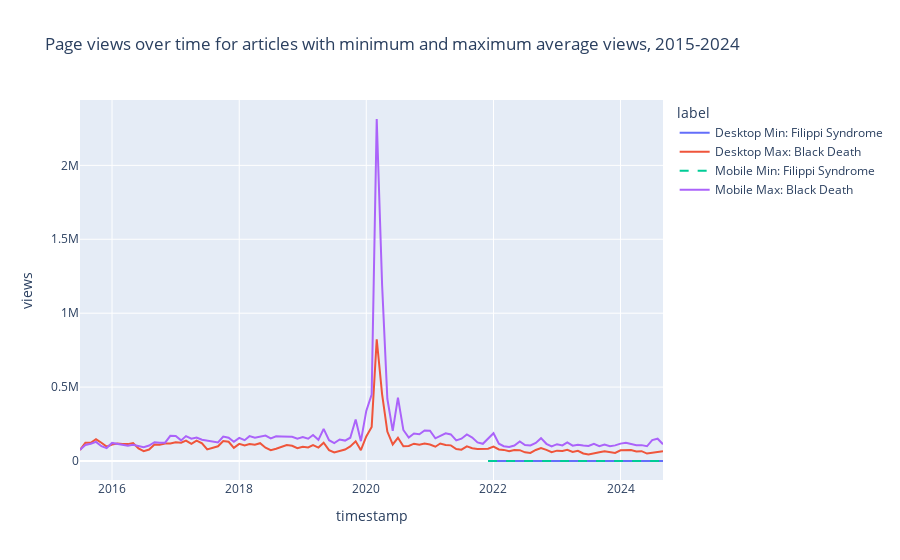

Notebook cell for this chart:
### Markdown cell above
The code below creates an interactive plot; users can hover over series to see which one they're looking at and get detailed information about pageviews over time.

### Code cell
fig = px.line(
    df_for_graph1,
    x = df_for_graph1.index,
    y = "views",
    color = "label",
    title = "Page views over time for articles with minimum and maximum average views, 2015-2024"
)

fig.data[2].line.dash = 'dash' # make one of the minimum lines dashed so that they both show up

fig.show()
